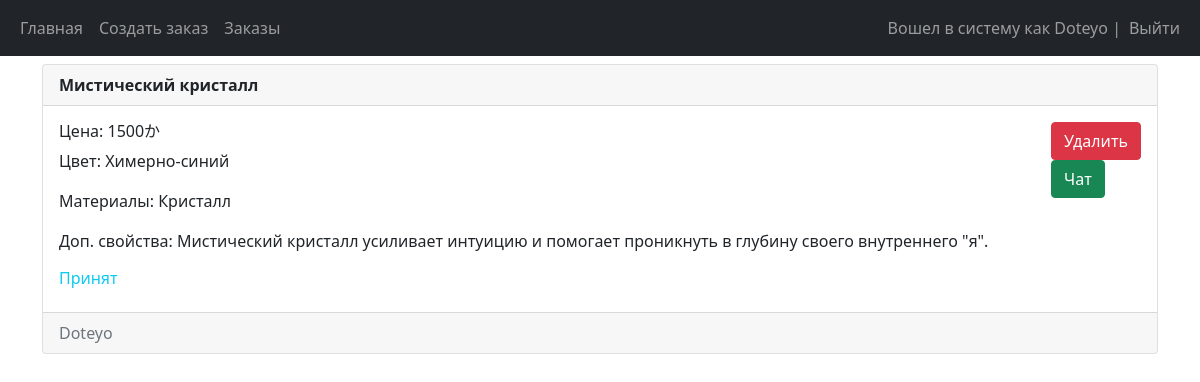
Page /cart (signed in) on the committed database.
### store/models.py (models this page shows, shortened)
class Cunty(models.Model):
    seller = models.ForeignKey(User, on_delete=models.CASCADE, default="")
    price = models.IntegerField("Цена", default=0)
    name = models.CharField("Название", max_length=30, default="")
    color = models.CharField("Цвет", max_length=30, default="")
    size = models.CharField("Размер", max_length=8, default="")
    weight = models.IntegerField("Вес", default=0)
    materials = models.CharField("Материалы", max_length=45, default="")
    add_features = models.TextField("Дополнительные свойства", max_length=120, default="")
    status = models.IntegerField("Статус", default=0)
    class Meta:
        verbose_name = "Кунтик"
        verbose_name_plural = "Кунтики"

### store/views.py (the view, shortened to what this page needs)
# urls.py: path('cart', cart, name='cart'),
@login_required(login_url="/login")
def cart(req):
    if req.user.is_staff:
        return render(req, 'cart.html',
                      {"items": Cunty.objects.exclude(seller=req.user.id), "status": ["Принят", "Отправлен"]})
    return render(req, 'cart.html',
                  {"items": Cunty.objects.filter(seller=req.user.id), "status": ["Принят", "Отправлен"]})

### templates/cart.html (shortened to what this page needs)
{% extends 'base.html' %} {% block title %}Корзина{% endblock %}
{% block content %}
{% for item in items %}
<div class="card mt-2" {{'style=f"background-color:{item.color};"'}}>
  <div class="card-header"><strong>{{ item.name }}</strong></div>
  <div class="card-body d-flex flex-row justify-content-between">
    <div>
      <h6>Цена: {{item.price}}か</h6>
      <p>Цвет: {{item.color}}</p>
      <p>Материалы: {{item.materials}}</p>
      <p>Доп. свойства: {{item.add_features}}</p>
      {% if item.status == 1 %}
      <h6 class="text-info">Принят</h6>
      {% endif %}
    </div>
    <div>
      {% if user == item.seller or perms.main.delete_cunty %}
      <form method="post">
        <button
          type="submit"
          class="btn btn-danger"
          name="post-id"
          value="{{item.id}}"
        >
          Удалить
        </button>
      </form>
      {% endif %}
        <form method="post">
        <button
          type="submit"
          class="btn btn-success"
          name="chat"
          value="{{item.name}}"
        >
          Чат
        </button>
      </form>
    </div>
  </div>
  <div class="card-footer text-muted">{{item.seller}}</div>
</div>
{% empty %}
<p>No posts yet :(</p>
{% endfor %}
{% endblock %}

### templates/base.html (shortened to what this page needs)
<!DOCTYPE html>
<html lang="en">
  <head>
    <link
      href="https://cdn.jsdelivr.net/npm/bootstrap@5.1.3/dist/css/bootstrap.min.css"
      rel="stylesheet"
    />
  </head>
  <body>
    <nav class="navbar navbar-expand-lg navbar-dark bg-dark">
      <div class="container-fluid">
        <div>
          <ul class="navbar-nav">
            <li class="nav-item">
              <a class="nav-link" href="/">Главная</a>
            </li>
            <li class="nav-item">
              <a class="nav-link" href="/create-listing">Создать заказ</a>
            </li>
            <li class="nav-item">
              <a class="nav-link" href="/cart">Заказы</a>
            </li>
          </ul>
        </div>
        <div>
          <ul class="navbar-nav">
            {% if user.is_authenticated %}
            <span class="navbar-text">Вошел в систему как {{user.username}} | </span>
            <li class="nav-item">
              <a class="nav-link" href="/logout">Выйти</a>
            </li>
            {% else %}
            <li class="nav-item">
              <a class="nav-link" href="/login">Войти</a>
            </li>
            {% endif %}
          </ul>
        </div>
      </div>
    </nav>
    <div class="container">{% block content %} {% endblock %}</div>
  </body>
</html>

### rows in the picture
Cunty: name "Мистический кристалл", price "1500", color "Химерно-синий", materials "Кристалл", add_features "Мистический кристалл усиливает интуицию и помогает проникнуть в глубину своего внутреннего \"я\".", status "Принят", {{ item.id }} 2 (drawn), seller "Doteyo"

### other values in the picture
{{ user.username }} "Doteyo"
